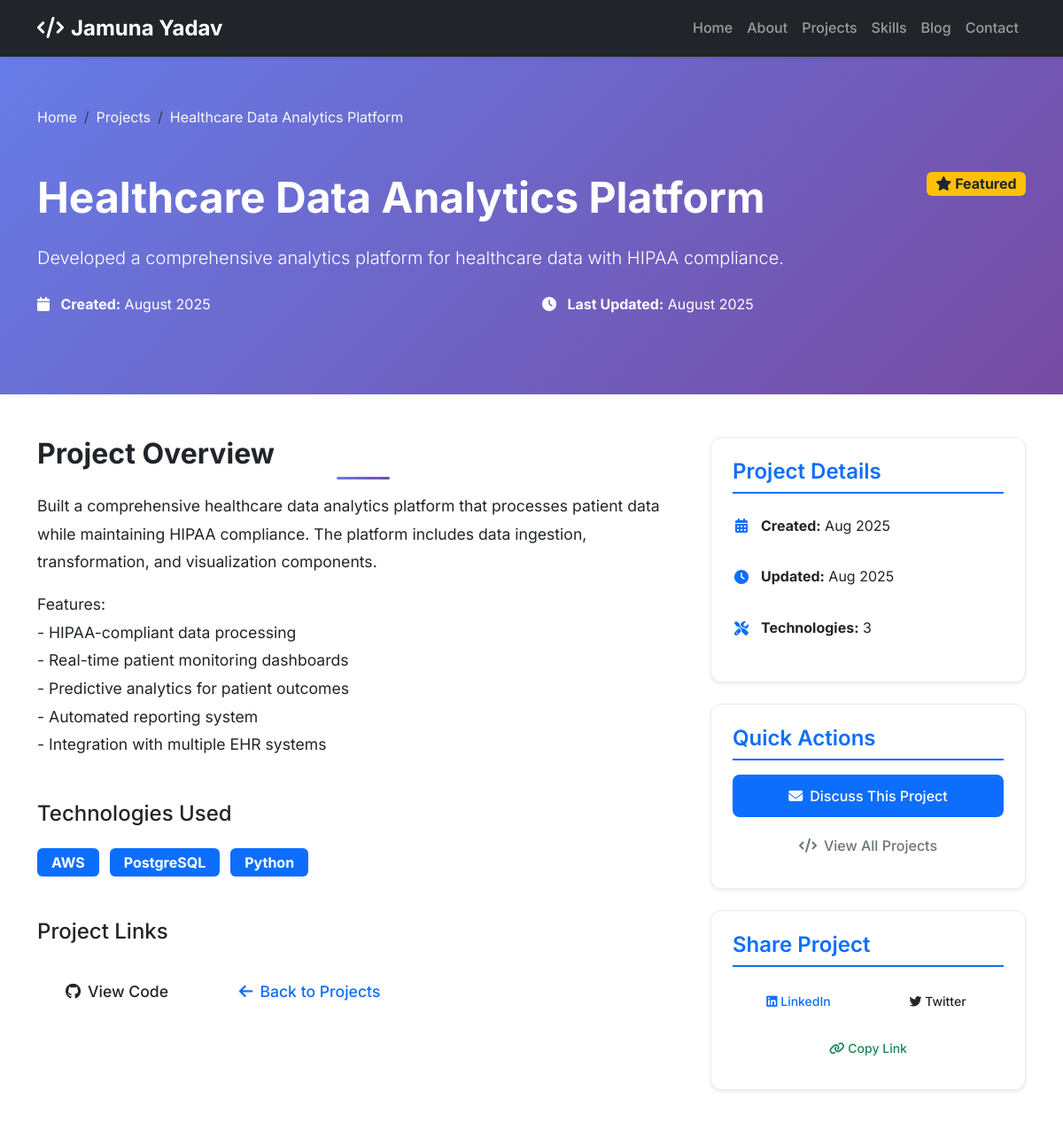
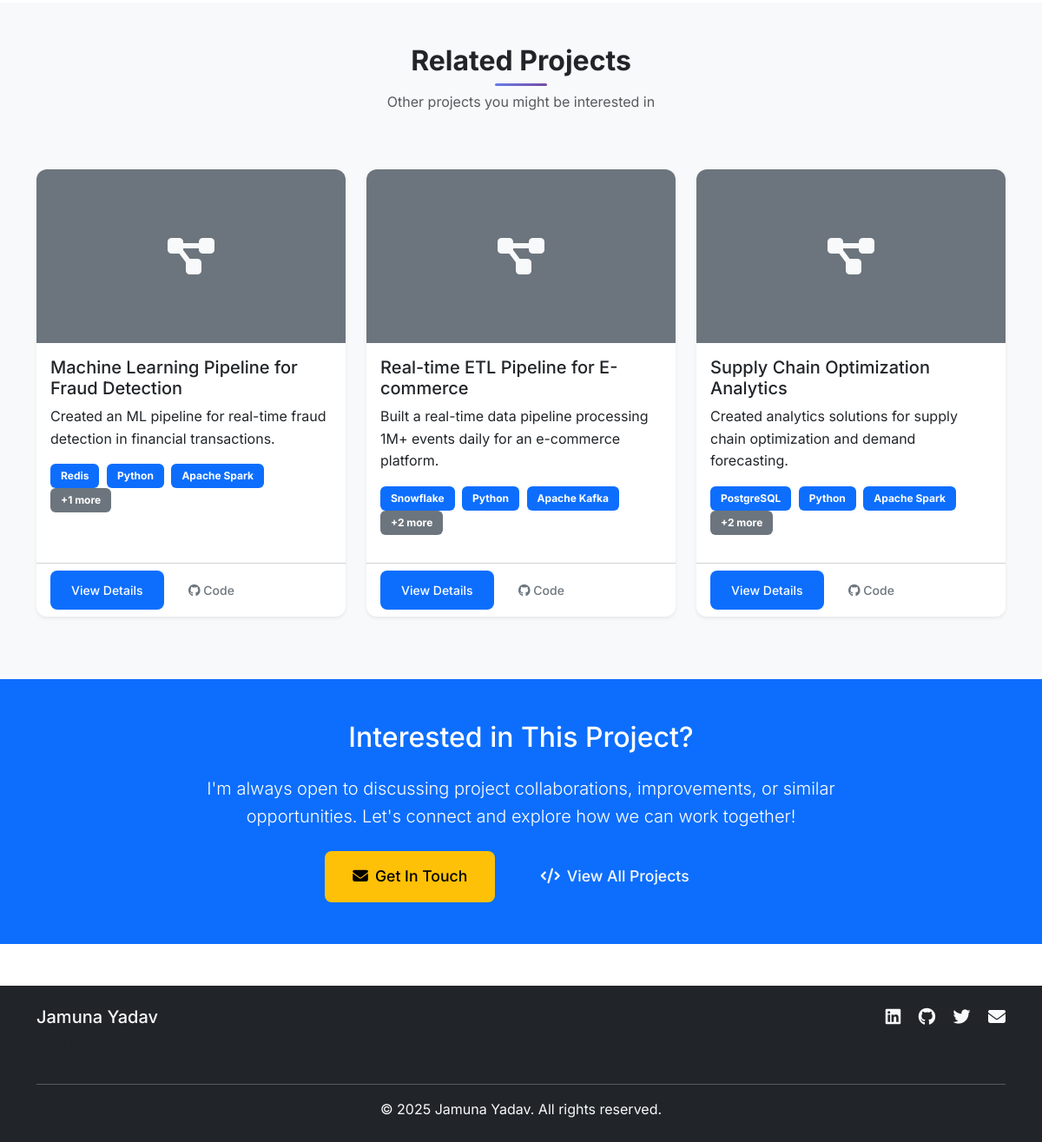
Screenshot of /project/2/ with the database file from the repository (2 pictures, top to bottom).
### portfolio/models.py (models this page shows, shortened)
class Project(models.Model):
    title = models.CharField(max_length=200)
    description = models.TextField()
    short_description = models.CharField(max_length=300)
    image = models.ImageField(upload_to='projects/', blank=True, null=True)
    technologies = models.ManyToManyField(Skill, related_name='projects')
    github_url = models.URLField(blank=True)
    live_url = models.URLField(blank=True)
    featured = models.BooleanField(default=False)
    order = models.IntegerField(default=0)
    created_at = models.DateTimeField(auto_now_add=True)
    updated_at = models.DateTimeField(auto_now=True)
    class Meta:
        ordering = ['-featured', 'order', '-created_at']

class Skill(models.Model):
    SKILL_CATEGORIES = [
        ('programming', 'Programming Languages'),
        ('database', 'Databases'),
        ('cloud', 'Cloud Platforms'),
        ('tools', 'Tools & Technologies'),
        ('soft', 'Soft Skills'),
    ]
    name = models.CharField(max_length=100)
    category = models.CharField(max_length=20, choices=SKILL_CATEGORIES)
    proficiency = models.IntegerField(
        validators=[MinValueValidator(1), MaxValueValidator(100)],
        help_text="Skill proficiency level (1-100)"
    )
    icon = models.CharField(max_length=50, blank=True, help_text="FontAwesome icon class")
    order = models.IntegerField(default=0)
    class Meta:
        ordering = ['category', 'order', 'name']

### portfolio/views.py (the view)
# urls.py: path('project/<int:project_id>/', views.project_detail, name='project_detail'),
def project_detail(request, project_id):
    project = get_object_or_404(Project, id=project_id)
    related_projects = Project.objects.filter(
        technologies__in=project.technologies.all()
    ).exclude(id=project.id).distinct()[:3]
    context = {
        'project': project,
        'related_projects': related_projects,
    }
    return render(request, 'portfolio/project_detail.html', context)

### templates/portfolio/project_detail.html (shortened to what this page needs)
{% extends 'base.html' %}
{% load static %}
{% block content %}
<section class="bg-gradient-primary text-white py-5" style="padding-top: 120px !important;">
    <div class="container">
        <div class="row">
            <div class="col-12">
                <nav aria-label="breadcrumb">
                    <ol class="breadcrumb">
                        <li class="breadcrumb-item"><a href="{% url 'portfolio:home' %}" class="text-light">Home</a></li>
                        <li class="breadcrumb-item"><a href="{% url 'portfolio:projects' %}" class="text-light">Projects</a></li>
                        <li class="breadcrumb-item active text-light" aria-current="page">{{ project.title }}</li>
                    </ol>
                </nav>
                <div class="project-header">
                    <div class="d-flex justify-content-between align-items-start mb-3">
                        <h1 class="display-5 fw-bold">{{ project.title }}</h1>
                        {% if project.featured %}
                            <span class="badge bg-warning text-dark fs-6">
                                <i class="fas fa-star me-1"></i>Featured
                            </span>
                        {% endif %}
                    </div>
                    <p class="lead mb-4">{{ project.short_description }}</p>
                    <div class="project-meta">
                        <div class="row">
                            <div class="col-md-6">
                                <p class="mb-2">
                                    <i class="fas fa-calendar me-2"></i>
                                    <strong>Created:</strong> {{ project.created_at|date:"F Y" }}
                                </p>
                            </div>
                            <div class="col-md-6">
                                <p class="mb-2">
                                    <i class="fas fa-clock me-2"></i>
                                    <strong>Last Updated:</strong> {{ project.updated_at|date:"F Y" }}
                                </p>
                            </div>
                        </div>
                    </div>
                </div>
            </div>
        </div>
    </div>
</section>
<section class="py-5">
    <div class="container">
        <div class="row">
            <div class="col-lg-8">
                <div class="project-description mb-5">
                    <h2 class="section-title mb-4">Project Overview</h2>
                    <div class="content">
                        {{ project.description|linebreaks }}
                    </div>
                </div>
                {% if project.technologies.all %}
                <div class="project-technologies mb-5">
                    <h3 class="h4 mb-4">Technologies Used</h3>
                    <div class="technologies-grid">
                        {% for tech in project.technologies.all %}
                        <div class="tech-item">
                            <span class="badge bg-primary fs-6 px-3 py-2">{{ tech.name }}</span>
                        </div>
                        {% endfor %}
                    </div>
                </div>
                {% endif %}
                <div class="project-links mb-5">
                    <h3 class="h4 mb-4">Project Links</h3>
                    <div class="d-flex flex-wrap gap-3">
                        {% if project.github_url %}
                        <a href="{{ project.github_url }}" class="btn btn-outline-dark btn-lg" target="_blank">
                            <i class="fab fa-github me-2"></i>View Code
                        </a>
                        {% endif %}
                        <button class="btn btn-outline-primary btn-lg" onclick="window.history.back()">
                            <i class="fas fa-arrow-left me-2"></i>Back to Projects
                        </button>
                    </div>
                </div>
            </div>
            <div class="col-lg-4">
                <div class="project-sidebar">
                    <div class="sidebar-card mb-4">
                        <h4 class="card-title">Project Details</h4>
                        <div class="project-stats">
                            <div class="stat-item">
                                <i class="fas fa-calendar-alt text-primary"></i>
                                <span><strong>Created:</strong> {{ project.created_at|date:"M Y" }}</span>
                            </div>
                            <div class="stat-item">
                                <i class="fas fa-clock text-primary"></i>
                                <span><strong>Updated:</strong> {{ project.updated_at|date:"M Y" }}</span>
                            </div>
                            {% if project.technologies.all %}
                            <div class="stat-item">
                                <i class="fas fa-tools text-primary"></i>
                                <span><strong>Technologies:</strong> {{ project.technologies.count }}</span>
                            </div>
                            {% endif %}
                        </div>
                    </div>
                    <div class="sidebar-card mb-4">
                        <h4 class="card-title">Quick Actions</h4>
                        <div class="d-grid gap-2">
                            <a href="{% url 'portfolio:contact' %}" class="btn btn-primary">
                                <i class="fas fa-envelope me-2"></i>Discuss This Project
                            </a>
                            <a href="{% url 'portfolio:projects' %}" class="btn btn-outline-secondary">
                                <i class="fas fa-code me-2"></i>View All Projects
                            </a>
                        </div>
                    </div>
                    <div class="sidebar-card">
                        <h4 class="card-title">Share Project</h4>
                        <div class="share-buttons">
                            <button class="btn btn-outline-primary btn-sm" onclick="shareProject('linkedin')">
                                <i class="fab fa-linkedin"></i> LinkedIn
                            </button>
                            <button class="btn btn-outline-dark btn-sm" onclick="shareProject('twitter')">
                                <i class="fab fa-twitter"></i> Twitter
                            </button>
                            <button class="btn btn-outline-success btn-sm" onclick="copyProjectLink()">
                                <i class="fas fa-link"></i> Copy Link
                            </button>
                        </div>
                    </div>
                </div>
            </div>
        </div>
    </div>
</section>
{% if related_projects %}
<section class="py-5 bg-light">
    <div class="container">
        <div class="row">
            <div class="col-12 text-center mb-5">
                <h2 class="section-title">Related Projects</h2>
                <p class="text-muted">Other projects you might be interested in</p>
            </div>
        </div>
        <div class="row">
            {% for related_project in related_projects %}
            <div class="col-lg-4 col-md-6 mb-4">
                <div class="project-card card h-100 shadow-sm">
                    {% if related_project.image %}
                        <img src="{{ related_project.image.url }}" class="card-img-top" alt="{{ related_project.title }}">
                    {% else %}
                        <div class="card-img-top bg-secondary d-flex align-items-center justify-content-center" style="height: 200px;">
                            <i class="fas fa-project-diagram fa-3x text-light"></i>
                        </div>
                    {% endif %}
                    <div class="card-body">
                        <h5 class="card-title">{{ related_project.title }}</h5>
                        <p class="card-text">{{ related_project.short_description }}</p>
                        <div class="project-tech mb-3">
                            {% for tech in related_project.technologies.all|slice:":3" %}
                                <span class="badge bg-primary me-1">{{ tech.name }}</span>
                            {% endfor %}
                            {% if related_project.technologies.count > 3 %}
                                <span class="badge bg-secondary">+{{ related_project.technologies.count|add:"-3" }} more</span>
                            {% endif %}
                        </div>
                    </div>
                    <div class="card-footer bg-transparent">
                        <a href="{% url 'portfolio:project_detail' related_project.id %}" class="btn btn-primary btn-sm">
                            View Details
                        </a>
                        {% if related_project.github_url %}
                            <a href="{{ related_project.github_url }}" class="btn btn-outline-secondary btn-sm" target="_blank">
                                <i class="fab fa-github"></i> Code
                            </a>
                        {% endif %}
                    </div>
                </div>
            </div>
            {% endfor %}
        </div>
    </div>
</section>
{% endif %}
<section class="py-5 bg-primary text-white">
    <div class="container">
        <div class="row">
            <div class="col-lg-8 mx-auto text-center">
                <h2 class="mb-4">Interested in This Project?</h2>
                <p class="lead mb-4">
                    I'm always open to discussing project collaborations, improvements, or similar opportunities.
                    Let's connect and explore how we can work together!
                </p>
                <a href="{% url 'portfolio:contact' %}" class="btn btn-warning btn-lg me-3">
                    <i class="fas fa-envelope me-2"></i>Get In Touch
                </a>
                <a href="{% url 'portfolio:projects' %}" class="btn btn-outline-light btn-lg">
                    <i class="fas fa-code me-2"></i>View All Projects
                </a>
            </div>
        </div>
    </div>
</section>
{% endblock %}

### static/css/style.css (style rules this page uses)
:root { --primary-color: #0d6efd; --secondary-color: #6c757d; --success-color: #198754; --warning-color: #ffc107; --danger-color: #dc3545; --light-color: #f8f9fa; --dark-color: #212529; --gradient-primary: linear-gradient(135deg, #667eea 0%, #764ba2 100%); --gradient-secondary: linear-gradient(135deg, #f093fb 0%, #f5576c 100%); --gradient-warning: linear-gradient(135deg, #ffecd2 0%, #fcb69f 100%); --shadow-sm: 0 0.125rem 0.25rem rgba(0, 0, 0, 0.075); --shadow: 0 0.5rem 1rem rgba(0, 0, 0, 0.15); --shadow-lg: 0 1rem 3rem rgba(0, 0, 0, 0.175); }
* { margin: 0; padding: 0; box-sizing: border-box; }
body { font-family: 'Inter', sans-serif; line-height: 1.6; color: var(--dark-color); }
.section-title { font-weight: 700; margin-bottom: 1rem; position: relative; }
.section-title::after { content: ''; position: absolute; bottom: -10px; left: 50%; transform: translateX(-50%); width: 60px; height: 3px; background: var(--gradient-primary); border-radius: 2px; }
.btn { border-radius: 8px; font-weight: 500; padding: 0.75rem 1.5rem; transition: all 0.3s ease; border: none; }
.btn-lg { padding: 1rem 2rem; font-size: 1.1rem; }
.card { border: none; border-radius: 12px; transition: all 0.3s ease; overflow: hidden; }
.card-img-top { height: 200px; object-fit: cover; }
.project-card { background: white; border-radius: 12px; overflow: hidden; }
.project-tech .badge { font-size: 0.75rem; padding: 0.5rem 0.75rem; border-radius: 6px; }
.bg-gradient-primary { background: var(--gradient-primary); }

### templates/portfolio/project_detail.html (style rules this page uses)
.project-header { padding: 2rem 0; }
.breadcrumb-item a { text-decoration: none; }
.project-description .content { line-height: 1.8; font-size: 1.1rem; }
.technologies-grid { display: flex; flex-wrap: wrap; gap: 0.75rem; }
.tech-item .badge { font-size: 0.9rem; padding: 0.75rem 1rem; border-radius: 6px; transition: all 0.3s ease; }
.project-sidebar { position: sticky; top: 100px; }
.sidebar-card { background: white; border-radius: 12px; padding: 1.5rem; box-shadow: var(--shadow-sm); border: 1px solid #e9ecef; }
.sidebar-card .card-title { color: var(--primary-color); font-weight: 600; margin-bottom: 1rem; border-bottom: 2px solid var(--primary-color); padding-bottom: 0.5rem; }
.project-stats .stat-item { display: flex; align-items: center; margin-bottom: 1rem; padding: 0.5rem 0; }
.project-stats .stat-item i { margin-right: 0.75rem; width: 20px; text-align: center; }
.share-buttons { display: flex; flex-wrap: wrap; gap: 0.5rem; }
.share-buttons .btn { flex: 1; min-width: 120px; }
.project-card { transition: all 0.3s ease; border: none; overflow: hidden; }
.project-card { animation: fadeInUp 0.6s ease-out; }

### rows the page displays
Project: title "Healthcare Data Analytics Platform", short_description "Developed a comprehensive analytics platform for healthcare data with HIPAA compliance.", created_at "August 2025", updated_at "August 2025", description "Built a comprehensive healthcare data analytics platform that processes patient data while maintaining HIPAA compliance. The platform includes data ingestion, transformation, and visualization components. Features: - HIPAA-compliant data processing - Real-time patient monitoring dashboards - Predictive analytics for patient outcomes - Automated reporting system - Integration with multiple EHR systems", created_at "Aug 2025", updated_at "Aug 2025", technologies.count "3"
Skill: name "AWS"
Skill: name "PostgreSQL"
Skill: name "Python"
Project: title "Machine Learning Pipeline for Fraud Detection", short_description "Created an ML pipeline for real-time fraud detection in financial transactions.", technologies.count|add "1"
Skill: name "Redis"
Skill: name "Apache Spark"
Project: title "Real-time ETL Pipeline for E-commerce", short_description "Built a real-time data pipeline processing 1M+ events daily for an e-commerce platform.", technologies.count|add "2"
Skill: name "Snowflake"
Skill: name "Apache Kafka"
Project: title "Supply Chain Optimization Analytics", short_description "Created analytics solutions for supply chain optimization and demand forecasting.", technologies.count|add "2"
